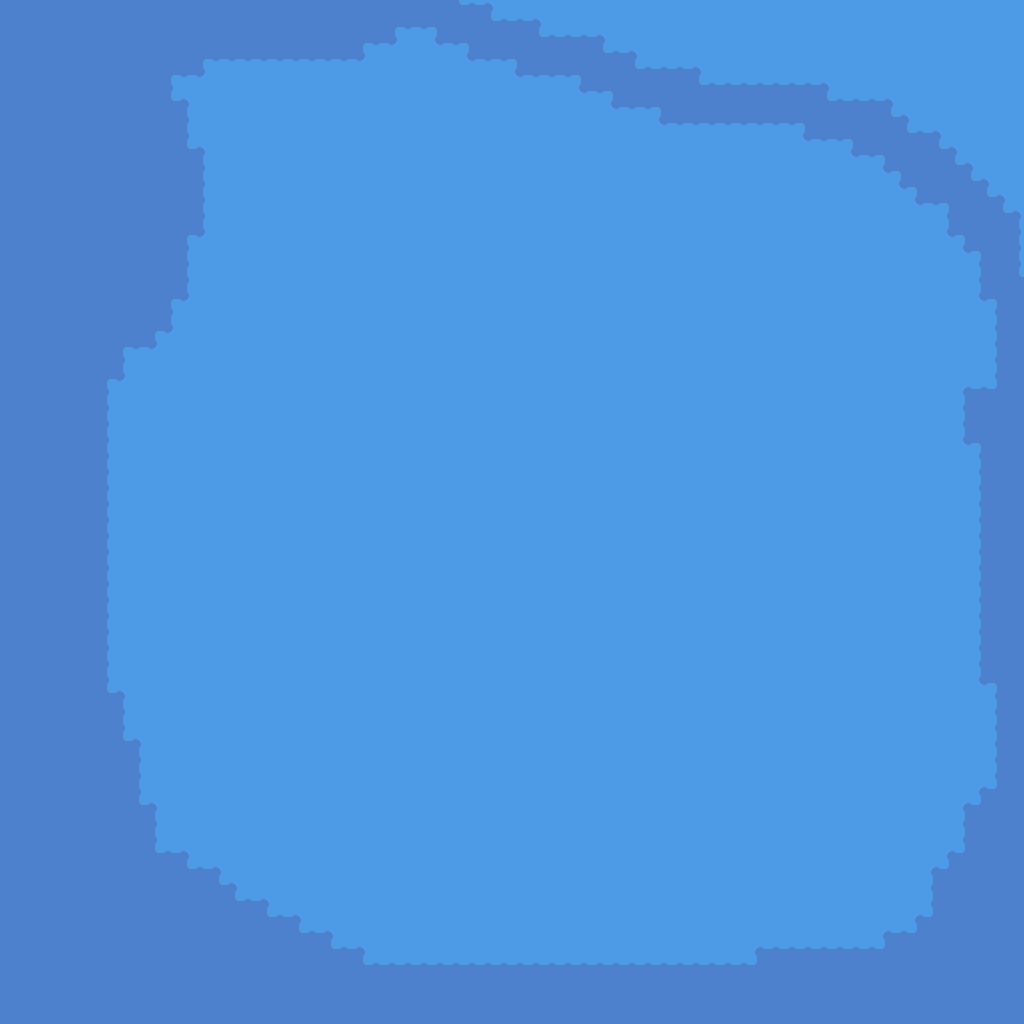

A 2D game scene composited from a Tiled map and its tileset images. What follows is a short description and the map's XML, with each tile layer's data collapsed to a summary:
An orthogonal 64x64 tile map with 16x16 px tiles, 10 tile layers (shallow water, ocean, beach, Tile Layer 10, ...), 3 tilesets and 2 objects (ship_spawn, dock).

<map version="1.10" tiledversion="1.12.1" orientation="orthogonal" renderorder="right-down" width="64" height="64" tilewidth="16" tileheight="16" infinite="0" nextlayerid="12" nextobjectid="1">
 <tileset firstgid="1" source="../tilesets/Ext_A1.tsx" />
 <tileset firstgid="1261" source="../tilesets/Ext_Terrain.tsx" />
 <tileset firstgid="2413" source="../tilesets/Beach_Objects_Normal.tsx" />
 <layer id="1" name="shallow water" width="64" height="64">
  <data>[4096 cells, 4096 non-empty, 1 distinct tile ids]</data>
 </layer>
 <layer id="2" name="ocean" width="64" height="64">
  <data>[4096 cells, 1242 non-empty, 13 distinct tile ids]</data>
 </layer>
 <layer id="3" name="beach" width="64" height="64">
  <data>[4096 cells, 0 non-empty, 0 distinct tile ids]</data>
 </layer>
 <layer id="11" name="Tile Layer 10" width="64" height="64">
  <data>[4096 cells, 0 non-empty, 0 distinct tile ids]</data>
 </layer>
 <layer id="4" name="grass" width="64" height="64">
  <data>[4096 cells, 0 non-empty, 0 distinct tile ids]</data>
 </layer>
 <layer id="5" name="ground" width="64" height="64">
  <data>[4096 cells, 0 non-empty, 0 distinct tile ids]</data>
 </layer>
 <layer id="6" name="props_low" width="64" height="64">
  <data>[4096 cells, 0 non-empty, 0 distinct tile ids]</data>
 </layer>
 <layer id="7" name="overlay" width="64" height="64">
  <data>[4096 cells, 0 non-empty, 0 distinct tile ids]</data>
 </layer>
 <layer id="8" name="props_high" width="64" height="64">
  <data>[4096 cells, 0 non-empty, 0 distinct tile ids]</data>
 </layer>
 <layer id="9" name="roof" width="64" height="64">
  <data>[4096 cells, 0 non-empty, 0 distinct tile ids]</data>
 </layer>
 <objectgroup id="10" name="objects">
  <object id="1" name="ship_spawn" type="ship_spawn" x="512" y="512" width="16" height="16" />
  <object id="2" name="dock" type="dock" x="480" y="480" width="16" height="16" />
 </objectgroup>
</map>
